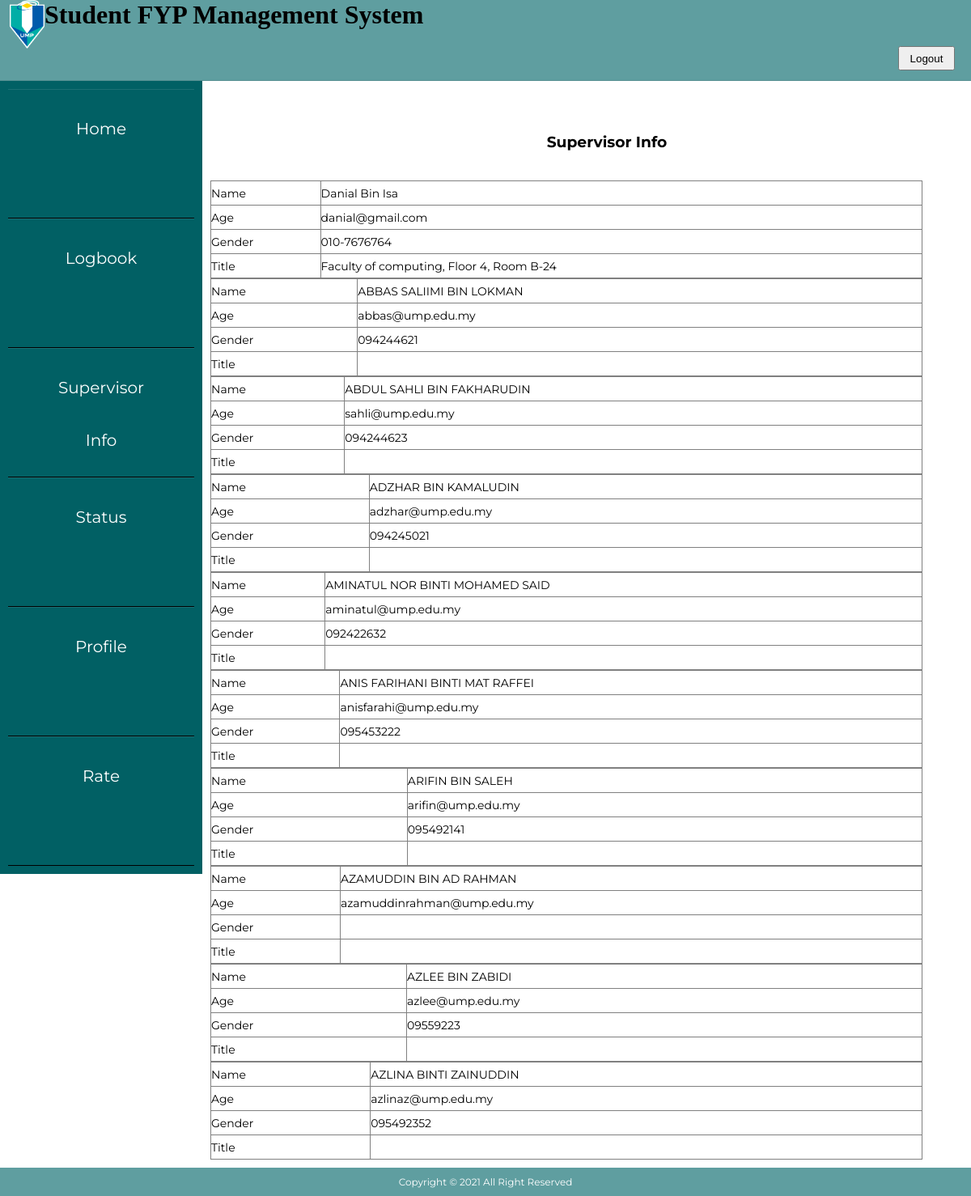
Screenshot of /studentsvinfo.php with the database file from the repository.
### tables this page shows
CREATE TABLE `supervisor` (
  `supid` int(11) NOT NULL,
  `sup_id` varchar(10) NOT NULL,
  `supname` varchar(50) NOT NULL,
  `supemail` varchar(50) NOT NULL,
  `supphone` varchar(11) NOT NULL,
  `suproom` varchar(100) NOT NULL
);

### studentsvinfo.php (the view, shortened to what this page needs)
<?php
include_once './include/config.php';
session_start();?>
<!DOCTYPE html>
<html lang="en">
    <head>
        <link href="css/layout.css" type="text/css" rel="stylesheet" media="screen,projection">
        <link href="css/sidebar.css" type="text/css" rel="stylesheet" media="screen,projection">
    </head>
    <body>
    <div class="header">
        <div class ="inner_header">
            <div class="logo_container">
            <img src="umplogo.png" alt="imgheader">
            </div><div class="textheader"><h1>Student FYP Management System</h1><div><nav>
                <li><span><a href="logout.php"><button>Logout</button></a></span></li>
      </nav>
</div></div>
        </div>
</div>
<div class="row">
    <div class="column left">
    <ul>
    <li> <a href="studenthome2.php" class="button" name="home">Home</a></li>
        <li><a href="logbookfyp1page2.php" class="button"  name="studinfo">Logbook</a></li>
       <li><a href="studentsvinfo.php" class="button" name="profile">Supervisor Info</a></li>
        <li><a href="studentfyp1status.php" class="button" name="status">Status</a></li>
       <li><a href="profile.php" class="button"  name="profile">Profile</a></li>
       <li><a href="#" class="button"  name="report">Rate</a></li>
    </div>
    <div class="column right">
        <br>
    <div align="center"><h3>Supervisor Info</h3><br><br>
    <?php
$sql = "SELECT supname,supemail,supphone,suproom FROM supervisor";
$result = $conn->query($sql);
if ($result->num_rows > 0) {
  while($row = $result->fetch_assoc()) {
?><table border="1" align="center">
  <tr>
    <td>Name</td>
    <td><?php echo $row["supname"];?></td>
  </tr>
  <tr>
    <td>Age</td>
    <td><?php echo $row["supemail"];?></td>
  </tr>
  <tr>
    <td>Gender</td>
    <td><?php echo $row["supphone"];?></td>
  </tr>
    <tr>
    <td>Title</td>
    <td><?php echo $row["suproom"];?></td>
  </tr>
    </table>
<?php
  }
} else { ?>
    <p align ="center"><?php echo "No data in databases";?></p> <?php
}
?>
    </div>
</div>
<footer id="footer">
                        <span> Copyright &copy; 2021 All Right Reserved</span>
            </footer>
    </body>
</html>

### css/layout.css (style rules this page uses)
img { width: 55px;; height: 60px; padding-left: 12px; }
.header { width: 100vw; height: 100px; border-bottom: solid 1px rgba(16, 16, 16, 0.1); font-family: 'Poppins'; background-color: cadetblue; text-decoration: none; }
table { border-collapse: collapse; width: 100%; }
h3 { font-family: 'Montserrat'; }
html,body { height: 100%; }
td { height: 30px; }
#footer { text-align: center; padding: 10px; background-color: cadetblue; color: white; position: relative; width: 100%; font-family: 'Montserrat'; font-size: 12px; margin-top: -100px; clear:both; }
.logo_container { height: 100%; display: table; float: left; }
.header nav { float:right; height: 100%; }
.header nav li { height: 100%; display: table; float:left; margin-right: 30px; margin-top: 20px; font-family: 'Montserrat'; font-size: 15px; }
.header nav li:last-of-type { margin-right:20; }
.header nav a { color:white; }
table { font-family: 'Montserrat'; font-size: 14px; }
button { height:30px; width: 70px; margin-left:100px }

### css/sidebar.css (style rules this page uses)
* { box-sizing: border-box; padding:0; margin:0; }
.column { float: left; width: 50%; padding: 10px; height: 300px; }
.row:after { content: ""; display: table; clear: both; }
.left { width: 250px; height: auto; background: #016064; }
.left ul a { display: block; height:20%; width: 100%; line-height:65px; font-size: 20px; color: white; padding-left: 40px; border-top: 1px solid rgba(255,255,255,.1); border-bottom: 1px solid black; }
.right { width: 75%; height: auto; }
.button { background-color: #016064; text-align: center; cursor: pointer; outline: none; border: none; color: #fff; border-radius: 0px; text-decoration: none; font-size: small; font-family: 'Montserrat'; padding: 16px 40px; transition: .4s; }
h3 { padding-left: 100px; }
button { padding: center; }

### rows the page displays
supervisor: supname "Danial Bin Isa", supemail "danial@gmail.com", supphone "010-7676764", suproom "Faculty of computing, Floor 4, Room B-24"
supervisor: supname "ABBAS SALIIMI BIN LOKMAN", supemail "abbas@ump.edu.my", supphone "094244621"
supervisor: supname "ABDUL SAHLI BIN FAKHARUDIN", supemail "sahli@ump.edu.my", supphone "094244623"
supervisor: supname "ADZHAR BIN KAMALUDIN", supemail "adzhar@ump.edu.my", supphone "094245021"
supervisor: supname "AMINATUL NOR BINTI MOHAMED SAID", supemail "aminatul@ump.edu.my", supphone "092422632"
supervisor: supname "ANIS FARIHANI BINTI MAT RAFFEI", supemail "anisfarahi@ump.edu.my", supphone "095453222"
supervisor: supname "ARIFIN BIN SALEH", supemail "arifin@ump.edu.my", supphone "095492141"
supervisor: supname "AZAMUDDIN BIN AD RAHMAN", supemail "azamuddinrahman@ump.edu.my"
supervisor: supname "AZLEE BIN ZABIDI", supemail "azlee@ump.edu.my", supphone "09559223"
supervisor: supname "AZLINA BINTI ZAINUDDIN", supemail "azlinaz@ump.edu.my", supphone "095492352"
